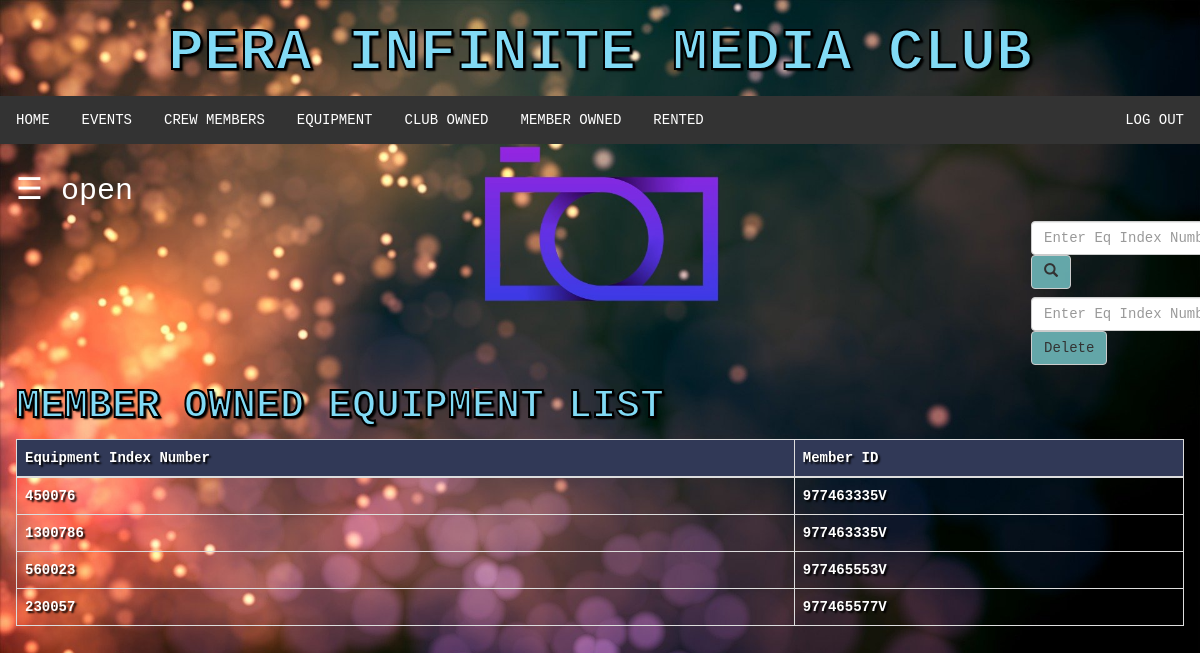
The app's page /member_owned.php (signed in) with its own data.
### member_owned.php (the view, shortened to what this page needs)
<?php
	include "naviBar.php";
?>
<!DOCTYPE html>
<html>
<head>
</head>
<body>
	<div id="main">
	  <span style="font-size:30px;cursor:pointer; color: white;" onclick="openNav()">&#9776; open</span>
	<div class="srch">
		<form class="navbar-form" method="post" name="form1">
				<input class="form-control" type="text" name="search" placeholder="Enter Eq Index Number" required="">
				<button style="background-color: #6db6b9e6;" type="submit" name="submit" class="btn btn-default">
					<span class="glyphicon glyphicon-search"></span>
				</button>
		</form>
		<form class="navbar-form" method="post" name="form1">
				<input class="form-control" type="text" name="id" placeholder="Enter Eq Index Number" required="">
				<button style="background-color: #6db6b9e6;" type="submit" name="submit1" class="btn btn-default">Delete
				</button>
		</form>
	</div>
	<h2>Member Owned Equipment List</h2>
	<?php
		if(isset($_POST['submit']))
		{
			$q=mysqli_query($db,"SELECT * from `member owned` where `Equipment Index Number` like '%$_POST[search]%' ");
			if(mysqli_num_rows($q)==0)
			{
				echo "Sorry! No equipment found. Try searching again.";
			}
			else
			{
				echo "<div class = 'table-wrapper-scroll-y my-custom-scrollbar'>";
				echo "<table class = 'table table-bordered table-fixed'>";
				echo "<thead>";
				echo "<tr style = 'background-color: #313957;'>";
				echo "<th>"; echo "Equipment Index Number";	echo "</th>";
				echo "<th>"; echo "Member ID";  echo "</th>";
				echo "</tr>";
				echo "</thead>";
				echo "<tbody>";
			while($row=mysqli_fetch_assoc($q))
			{
				echo "<tr>";
				echo "<td>"; echo $row['Equipment Index Number']; echo "</td>";
				echo "<td>"; echo $row['Member ID']; echo "</td>";
				echo "</tr>";
			}
			echo "</tbody>";
			echo "</table>";
			echo "</div>";
			}
		}
		else
		{
			$res = mysqli_query($db,"SELECT * FROM `member owned`;");
			echo "<div class = 'table-wrapper-scroll-y my-custom-scrollbar'>";
			echo "<table class = 'table table-bordered table-fixed'>";
			echo "<thead>";
			echo "<tr style = 'background-color: #313957;'>";
			echo "<th>"; echo "Equipment Index Number";	echo "</th>";
			echo "<th>"; echo "Member ID";  echo "</th>";
			echo "</tr>";
			echo "</thead>";
			echo "<tbody>";
			while($row=mysqli_fetch_assoc($res))
				{
					echo "<tr>";
					echo "<td>"; echo $row['Equipment Index Number']; echo "</td>";
					echo "<td>"; echo $row['Member ID']; echo "</td>";
					echo "</tr>";
				}
				echo "</tbody>";
			echo "</table>";
			echo "</div>";
		}
	?>
	</div>
</body>
</html>

### css/style.css (style rules this page uses)
html, body, div, span, object, iframe, h1, h2, h3, h4, h5, h6, p, blockquote, pre, abbr, address, cite, code, del, dfn, em, img, ins, kbd, q, samp, small, strong, sub, sup, var, b, i, dl, dt, dd, ol, ul, li, fieldset, form, label, legend, table, caption, tbody, tfoot, thead, tr, th, td, article, aside, canvas, details, figcaption, figure, footer, header, hgroup, menu, nav, section, summary, time, mark, audio, video { margin:0; padding:0; border:0; outline:0; font-size:100%; vertical-align:baseline; background:transparent; }
body { line-height:1; }
table { border-collapse:collapse; border-spacing:0; }
input, select { vertical-align:middle; }
.form-control { text-align: center; }
.srch { padding-left: 1000px; }
.table-fixed thead th { position: sticky; top: 0; background-color: #313957; }
.my-custom-scrollbar { position: relative; height: 200px; overflow: auto; }
.table-wrapper-scroll-y { display: block; }

### member_owned.php (style rules this page uses)
.table-fixed thead th { position: sticky; top: 0; background-color: #313957; }
.my-custom-scrollbar { position: relative; height: 200px; overflow: auto; }
.table-wrapper-scroll-y { display: block; }
th { color: white; }
tr { color: white; font-weight: bold; text-shadow: 2px 2px 2px black; }
h2 { text-transform: uppercase; font-size: 40px; font-weight: bold; font-family: Courier, "Lucida Console", monospace; color: #81DAF5; -webkit-text-stroke: 2px black; text-shadow: 2px 2px 2px black; }
body { background-image: url("image/img2.jpg"); -webkit-background-size:cover; -moz-background-size:cover; -o-background-size:cover; background-size: cover; margin: 0; }
.srch { padding-left: 1000px; }
body { font-family: Courier, "Lucida Console", monospace; transition: background-color .5s; }
#main { transition: margin-left .5s; padding: 16px; }

### records on screen
member owned: Equipment Index Number "450076", Member ID "977463335V"
member owned: Equipment Index Number "1300786", Member ID "977463335V"
member owned: Equipment Index Number "560023", Member ID "977465553V"
member owned: Equipment Index Number "230057", Member ID "977465577V"
